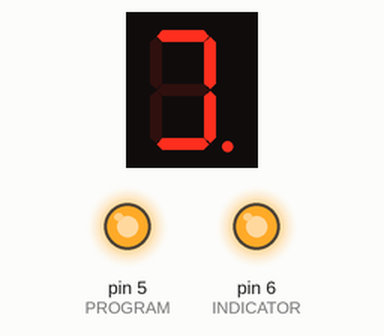
Simulated run of this sketch. Board: Arduino Uno, built with avr-gcc and run on an emulated ATmega328P. Parts: 1-digit seven-segment display, output pins drawn as LEDs (lit = HIGH). Wiring (inferred from the names in the program): MAX7219 LED driver: data pin 2; clock pin 3; CS pin 4. Pins used as bus, display or sensor lines are not drawn.

Above: at 8.6 s.
At 12.2 s:
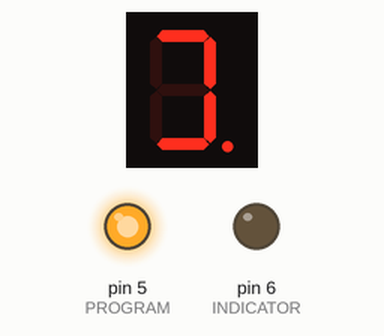
Timing chart, 0 to 13.7 s (numbered marks = the images above):
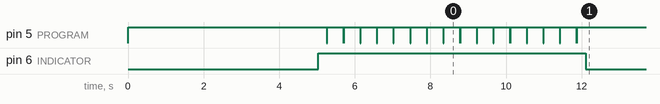

The sketch:

programmer.ino
```cpp
#define SHIFT_DATA 2
#define SHIFT_CLOCK 3
#define SHIFT_LATCH 4
#define PROGRAM 5
#define INDICATOR 6

void setAddress(byte address)
{
  shiftOut(SHIFT_DATA, SHIFT_CLOCK, LSBFIRST, address << 4);
}

void setData(byte data)
{
  shiftOut(SHIFT_DATA, SHIFT_CLOCK, LSBFIRST, data);
}

void latch(int delay_time = 10)
{
  digitalWrite(SHIFT_LATCH, LOW);
  delay(delay_time);
  digitalWrite(SHIFT_LATCH, HIGH);
  delay(delay_time);
  digitalWrite(SHIFT_LATCH, LOW);
  delay(delay_time);
}

void program(int delay_time = 200)
{
  digitalWrite(PROGRAM, HIGH);
  delay(delay_time);
  digitalWrite(PROGRAM, LOW);
  delay(10);
  digitalWrite(PROGRAM, HIGH);
  delay(delay_time);
}

void setup()
{
  pinMode(SHIFT_DATA, OUTPUT);
  pinMode(SHIFT_CLOCK, OUTPUT);
  pinMode(SHIFT_LATCH, OUTPUT);
  pinMode(PROGRAM, OUTPUT);
  pinMode(INDICATOR, OUTPUT);

  digitalWrite(PROGRAM, HIGH);
  digitalWrite(INDICATOR, LOW);

  byte data[] = {0x51, 0x4e, 0x50, 0xe0, 0x2e, 0x4f, 0x1e, 0x4d, 0x1f, 0x4e, 0x1d, 0x70, 0x63, 0x00, 0x00, 0x00};

  setAddress(0);
  setData(0);
  latch();
  delay(5000);
  digitalWrite(INDICATOR, HIGH);

  for (byte address = 0; address < 16; address++)
  {
    setAddress(address);
    setData(data[address]);
    latch();
    program();
  }

  setAddress(0);
  setData(0);
  latch();

  digitalWrite(INDICATOR, LOW);
}

void loop()
{
}
```
